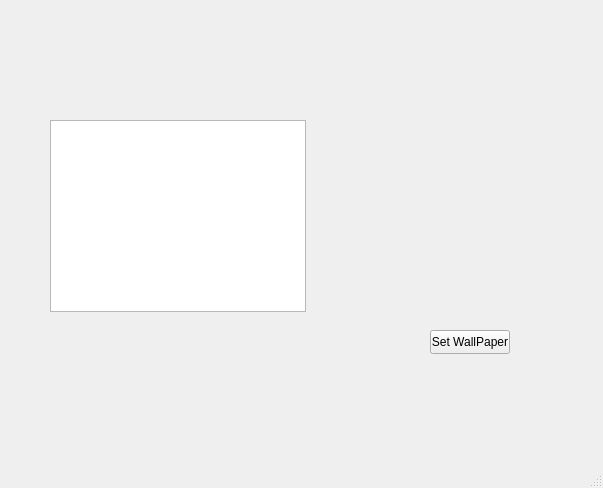
<?xml version="1.0" encoding="UTF-8"?>
<ui version="4.0">
 <class>MainWindow</class>
 <widget class="QMainWindow" name="MainWindow">
  <property name="geometry">
   <rect>
    <x>0</x>
    <y>0</y>
    <width>603</width>
    <height>488</height>
   </rect>
  </property>
  <property name="windowTitle">
   <string>MainWindow</string>
  </property>
  <widget class="QWidget" name="centralwidget">
   <widget class="QPushButton" name="pushButton">
    <property name="geometry">
     <rect>
      <x>430</x>
      <y>330</y>
      <width>80</width>
      <height>24</height>
     </rect>
    </property>
    <property name="text">
     <string>Set WallPaper</string>
    </property>
   </widget>
   <widget class="QWidget" name="widget" native="true">
    <property name="geometry">
     <rect>
      <x>360</x>
      <y>130</y>
      <width>120</width>
      <height>80</height>
     </rect>
    </property>
   </widget>
   <widget class="QListWidget" name="listWidget">
    <property name="geometry">
     <rect>
      <x>50</x>
      <y>120</y>
      <width>256</width>
      <height>192</height>
     </rect>
    </property>
   </widget>
  </widget>
  <widget class="QMenuBar" name="menubar">
   <property name="geometry">
    <rect>
     <x>0</x>
     <y>0</y>
     <width>603</width>
     <height>21</height>
    </rect>
   </property>
  </widget>
  <widget class="QStatusBar" name="statusbar"/>
 </widget>
 <resources/>
 <connections/>
</ui>
